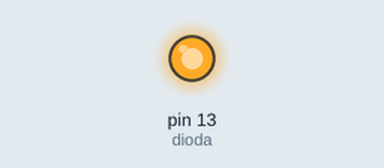
Bench run of a sketch on a simulated Arduino Uno, built with avr-gcc and run on an emulated ATmega328P. Shown: output pins drawn as LEDs (lit = HIGH).

Above: at 0.2 s.
At 13.2 s:
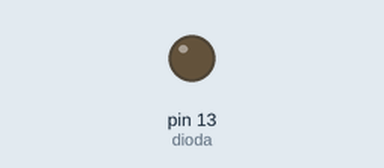
Timing chart, 0 to 19.5 s (numbered marks = the images above):
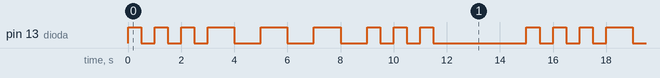

The sketch:

sketch_nov26a.ino
```cpp
int dioda = 13;
int czasK = 500;
int czasD = 1000;
int czasP = 3000;

void setup(){
    pinMode(dioda, OUTPUT);
}
void loop(){
    for (int i = 0; i < 3; i = i + 1){
        digitalWrite(dioda, HIGH);
        delay(czasK);
        digitalWrite(dioda, LOW);
        delay(czasK);
    }
    for (int i = 0; i < 3; i = i + 1){
        digitalWrite(dioda, HIGH);
        delay(czasD);
        digitalWrite(dioda, LOW);
        delay(czasD);
    }
    for (int i = 0; i < 3; i = i + 1){
        digitalWrite(dioda, HIGH);
        delay(czasK);
        digitalWrite(dioda, LOW);
        delay(czasK);
    }
    delay(czasP);
}
```

Measured:
- by itself, pin 13 (dioda): repeats every 15.0 s: 2 × (LOW 0.50 s, HIGH 0.50 s), LOW 0.50 s, 3 × (HIGH 1.0 s, LOW 1.0 s), 2 × (HIGH 0.50 s, LOW 0.50 s), HIGH 0.50 s, LOW 3.5 s, HIGH 0.50 s
- by itself, everything shown: repeats every 15.0 s, in 18 steps
